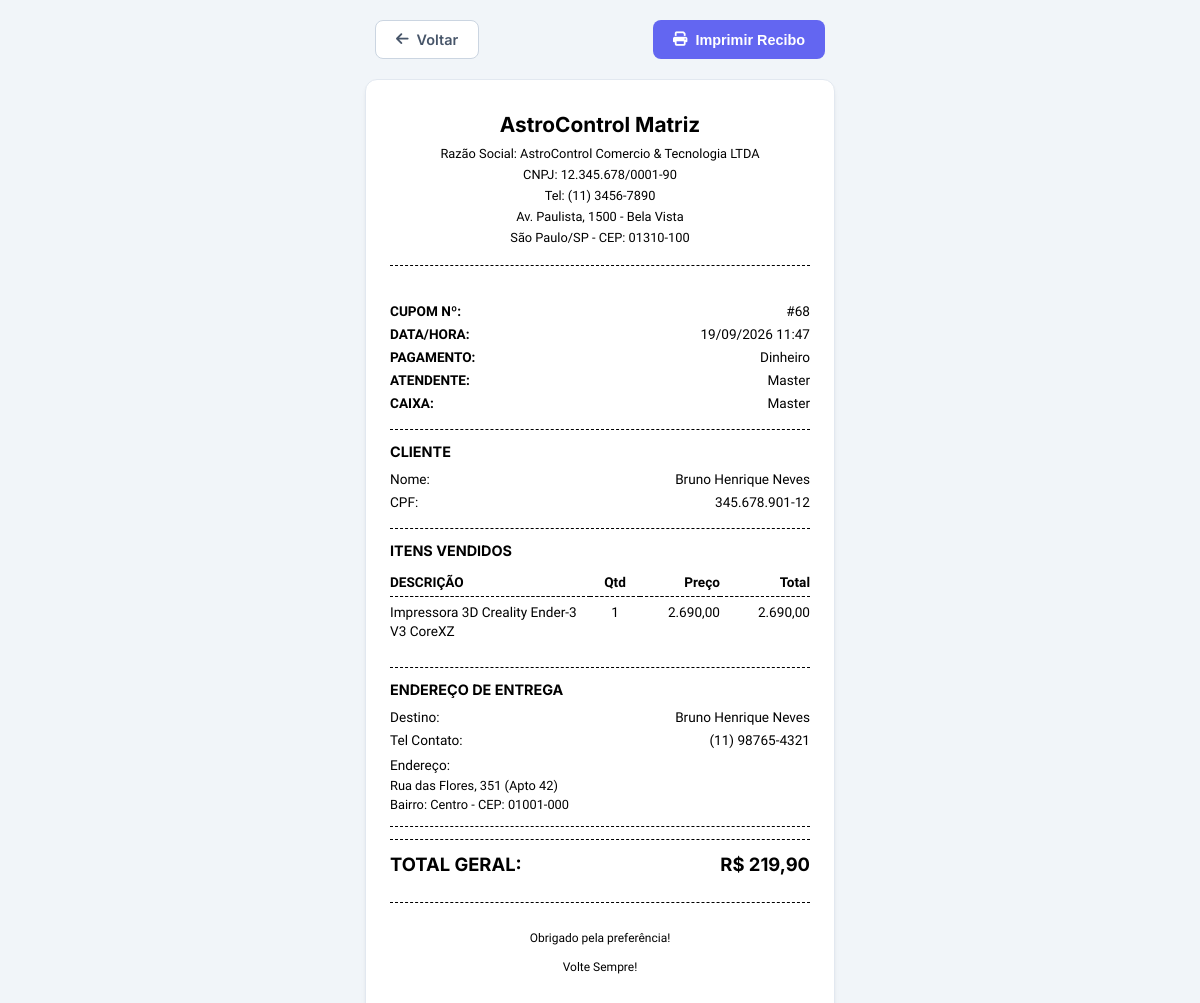
Screenshot of /venda/recibo/68 (signed in) with the database file from the repository.
### tables this page shows
CREATE TABLE empresa(
            id INTEGER PRIMARY KEY,
            nome TEXT,
            razao_social TEXT,
            cnpj TEXT,
            tel TEXT,
            email TEXT,
            dominio TEXT,
            endereco_rua TEXT,
            endereco_numero TEXT,
            endereco_bairro TEXT,
            endereco_cep TEXT,
            endereco_cidade TEXT,
            endereco_estado TEXT,
            logo TEXT
        , loja_id INTEGER REFERENCES lojas(id) DEFAULT 1);

CREATE TABLE vendas(
            id INTEGER PRIMARY KEY AUTOINCREMENT,
            cliente_id INTEGER,
            cliente_nome TEXT,
            cliente_cpf TEXT,
            total REAL,
            forma_pagamento TEXT,
            vendedor_id INTEGER,
            caixa_id INTEGER,
            comissao_paga REAL DEFAULT 0.0,
            status TEXT DEFAULT 'aberta',
            entrega INTEGER DEFAULT 0,
            entrega_rua TEXT,
            entrega_bairro TEXT,
            entrega_cep TEXT,
            entrega_complemento TEXT,
            entrega_numero TEXT,
            entrega_recebedor TEXT,
            entrega_telefone TEXT,
            data TIMESTAMP DEFAULT CURRENT_TIMESTAMP, loja_id INTEGER REFERENCES lojas(id) DEFAULT 1, cupom_codigo TEXT, desconto_cupom REAL DEFAULT 0.0,
            FOREIGN KEY(cliente_id) REFERENCES clientes(id),
            FOREIGN KEY(vendedor_id) REFERENCES usuarios(id),
            FOREIGN KEY(caixa_id) REFERENCES usuarios(id)
        );

CREATE TABLE usuarios(
            id INTEGER PRIMARY KEY AUTOINCREMENT,
            nome TEXT NOT NULL,
            email TEXT UNIQUE NOT NULL,
            senha TEXT NOT NULL,
            cargo TEXT NOT NULL,
            comissao_percentual REAL DEFAULT 0.0,
            primeiro_login INTEGER DEFAULT 1,
            ativo INTEGER DEFAULT 1,
            data_criacao TIMESTAMP DEFAULT CURRENT_TIMESTAMP
        , permissoes TEXT, loja_id INTEGER REFERENCES lojas(id) DEFAULT 1);

CREATE TABLE itens_venda(
            id INTEGER PRIMARY KEY AUTOINCREMENT,
            venda_id INTEGER,
            produto_id INTEGER,
            nome_produto TEXT,
            quantidade INTEGER,
            preco_unitario REAL,
            subtotal REAL,
            FOREIGN KEY(venda_id) REFERENCES vendas(id),
            FOREIGN KEY(produto_id) REFERENCES produtos(id)
        );

### app.py (the view)
@app.route("/venda/recibo/<int:id>")
@login_requerido
def recibo_venda(id):
    conn = sqlite3.connect("database/loja.db")
    cursor = conn.cursor()
    loja_id = session.get("loja_id", 1)
    cursor.execute(
        """
        SELECT
            id, cliente_nome, cliente_cpf, vendedor_id, caixa_id,
            forma_pagamento, entrega, total, strftime('%d/%m/%Y %H:%M', data, 'localtime'),
            entrega_recebedor, entrega_telefone, entrega_rua, entrega_numero,
            entrega_bairro, entrega_cep, entrega_complemento, status, cupom_codigo, desconto_cupom
        FROM vendas WHERE id = ? AND loja_id = ?
        """,
        (id, loja_id)
    )
    venda = cursor.fetchone()
    if not venda:
        conn.close()
        flash("Comprovante não localizado ou acesso não autorizado.", "danger")
        return redirect("/dashboard")
    cursor.execute(
        """
        SELECT nome_produto, quantidade, preco_unitario, subtotal
        FROM itens_venda WHERE venda_id = ?
        """,
        (id,)
    )
    itens = cursor.fetchall()
    vendedor_nome = None
    if venda[3]:
        cursor.execute("SELECT nome FROM usuarios WHERE id = ?", (venda[3],))
        row = cursor.fetchone()
        if row:
            vendedor_nome = row[0]
    caixa_nome = "Não registrado"
    if venda[4]:
        cursor.execute("SELECT nome FROM usuarios WHERE id = ?", (venda[4],))
        row = cursor.fetchone()
        if row:
            caixa_nome = row[0]
    cursor.execute("SELECT * FROM empresa WHERE id = 1")
    empresa = cursor.fetchone()
    conn.close()
    return render_template(
        "recibo.html",
        venda=venda,
        itens=itens,
        vendedor_nome=vendedor_nome,
        caixa_nome=caixa_nome,
        empresa=empresa,
        data_formatada=venda[8],
        status=venda[15]
    )

### app.py (called while the page is built)
@app.template_filter("moeda")
def formatar_moeda(valor):
    try:
        val = float(valor or 0.0)
        return f"{val:,.2f}".replace(",", "X").replace(".", ",").replace("X", ".")
    except Exception:
        return "0,00"

def login_requerido(f):
    @wraps(f)
    def decorated_function(*args, **kwargs):
        if "usuario_id" not in session:
            return redirect("/login")
        return f(*args, **kwargs)
    return decorated_function

@app.before_request
def verificar_primeiro_login():
    if request.endpoint in ["login", "logout", "static"] or not request.endpoint:
        return
    if session.get("usuario_id") and session.get("primeiro_login") == 1:
        if request.endpoint != "alterar_senha":
            flash("Você deve alterar sua senha temporária para acessar o sistema.", "warning")
            return redirect("/alterar-senha")

@app.context_processor
def inject_empresa_nome():
    if "loja_id" in session:
        try:
            conn = sqlite3.connect("database/loja.db")
            cursor = conn.cursor()
            cursor.execute("SELECT nome FROM empresa WHERE id = ?", (session["loja_id"],))
            row = cursor.fetchone()
            conn.close()
            if row:
                return {"nome_empresa_sessao": row[0]}
        except Exception:
            pass
    return {"nome_empresa_sessao": None}

### templates/recibo.html (shortened to what this page needs)
<!DOCTYPE html>
<html lang="pt-BR">
<head>
    <link rel="stylesheet" href="https://cdnjs.cloudflare.com/ajax/libs/font-awesome/6.4.0/css/all.min.css">
</head>
<body>
    <div class="actions-bar">
        <a href="javascript:history.back()" class="btn btn-back">
            <i class="fa-solid fa-arrow-left"></i> <span data-i18n="btn-voltar">Voltar</span>
        </a>
        <button class="btn btn-print" onclick="window.print()">
            <i class="fa-solid fa-print"></i> <span>{% if status == 'orcamento' %}Imprimir Orçamento{% else %}Imprimir Recibo{% endif %}</span>
        </button>
    </div>
    <div class="receipt-container">
        <div class="receipt-header">
            <h2>{{ empresa[1] or 'LOJA CONTROL' }}</h2>
            {% if empresa %}
                {% if empresa[2] %}<p><span data-i18n="config-razao">Razão Social</span>: {{ empresa[2] }}</p>{% endif %}
                {% if empresa[3] %}<p>CNPJ: {{ empresa[3] }}</p>{% endif %}
                {% if empresa[4] %}<p>Tel: {{ empresa[4] }}</p>{% endif %}
                {% if empresa[7] %}
                    <p>{{ empresa[7] }}, {{ empresa[8] }} - {{ empresa[9] }}</p>
                    <p>{{ empresa[11] }}/{{ empresa[12] }} - CEP: {{ empresa[10] }}</p>
                {% endif %}
            {% else %}
                <p data-i18n="rec-empresa-pendente">Configuração da empresa pendente</p>
            {% endif %}
        </div>
        <div class="receipt-section">
            <div class="receipt-row">
                <span><strong>{% if status == 'orcamento' %}ORÇAMENTO Nº:{% else %}CUPOM Nº:{% endif %}</strong></span>
                <span>#{{ venda[0] }}</span>
            </div>
            <div class="receipt-row">
                <span><strong>DATA/HORA:</strong></span>
                <span>{{ data_formatada }}</span>
            </div>
            {% if status != 'orcamento' %}
            <div class="receipt-row">
                <span><strong>PAGAMENTO:</strong></span>
                <span>
                    <span>{{ venda[5] }}</span>
                </span>
            </div>
            {% endif %}
            {% if vendedor_nome %}
            <div class="receipt-row">
                <span><strong>ATENDENTE:</strong></span>
                <span>{{ vendedor_nome }}</span>
            </div>
            {% endif %}
            <div class="receipt-row">
                <span><strong>CAIXA:</strong></span>
                <span>{{ caixa_nome }}</span>
            </div>
        </div>
        <div class="receipt-section">
            <h3 data-i18n="th-cliente">Cliente</h3>
            <div class="receipt-row">
                <span>Nome:</span>
                <span>
                    {% if venda[1] %}
                        {{ venda[1] }}
                    {% else %}
                        <span data-i18n="rec-consumidor-geral">Consumidor Geral</span>
                    {% endif %}
                </span>
            </div>
            {% if venda[2] %}
            <div class="receipt-row">
                <span>CPF:</span>
                <span>{{ venda[2] }}</span>
            </div>
            {% endif %}
        </div>
        <div class="receipt-section">
            <h3>{% if status == 'orcamento' %}Itens Cotados{% else %}Itens Vendidos{% endif %}</h3>
            <table class="receipt-table">
                <thead>
                    <tr>
                        <th data-i18n="th-descricao">DESCRIÇÃO</th>
                        <th style="width: 50px; text-align: center;" data-i18n="th-quantidade">QTD</th>
                        <th style="width: 80px; text-align: right;" data-i18n="th-preco">UNIT</th>
                        <th style="width: 90px; text-align: right;" data-i18n="th-total">TOTAL</th>
                    </tr>
                </thead>
                <tbody>
                    {% for item in itens %}
                    <tr>
                        <td>{{ item[0] }}</td>
                        <td style="text-align: center;">{{ item[1] }}</td>
                        <td style="text-align: right;">{{ item[2]|moeda }}</td>
                        <td style="text-align: right;">{{ item[3]|moeda }}</td>
                    </tr>
                    {% endfor %}
                </tbody>
            </table>
        </div>
        {% if venda[6] == 1 %}
        <div class="receipt-section">
            <h3 data-i18n="pdv-endereco-entrega">Dados de Entrega</h3>
            <div class="receipt-row">
                <span>Destino:</span>
                <span>{{ venda[9] }}</span>
            </div>
            <div class="receipt-row">
                <span>Tel Contato:</span>
                <span>{{ venda[10] }}</span>
            </div>
            <div style="margin-top: 6px;">
                <span>Endereço:</span><br>
                <span style="font-size: 0.8rem;">
                    {{ venda[11] }}, {{ venda[12] }} {% if venda[15] %}({{ venda[15] }}){% endif %}<br>
                    Bairro: {{ venda[13] }} - CEP: {{ venda[14] }}
                </span>
            </div>
        </div>
        {% endif %}
        <div class="total-box">
            <span><strong>{% if status == 'orcamento' %}TOTAL ESTIMADO:{% else %}TOTAL GERAL:{% endif %}</strong></span>
            <span>R$ {{ venda[7]|moeda }}</span>
        </div>
        <div class="footer-msg">
            {% if status == 'orcamento' %}
                <p>Orçamento sem valor fiscal.</p>
                <p>Válido por 7 dias a partir da data de emissão.</p>
            {% else %}
                <p data-i18n="rec-obrigado">Obrigado pela preferência!</p>
                <p data-i18n="rec-volte-sempre">Volte Sempre!</p>
            {% endif %}
        </div>
    </div>
</body>
</html>

### templates/recibo.html (style rules this page uses)
body { margin: 0; padding: 20px; font-family: 'Inter', sans-serif; background-color: #f1f5f9; color: #1e293b; }
.actions-bar { max-width: 450px; margin: 0 auto 20px auto; display: flex; justify-content: space-between; }
.btn { padding: 10px 20px; border-radius: 8px; border: none; cursor: pointer; font-weight: 600; font-size: 0.9rem; display: inline-flex; align-items: center; gap: 8px; text-decoration: none; transition: all 0.2s ease; }
.btn-print { background-color: #6366f1; color: #ffffff; }
.btn-back { background-color: #ffffff; color: #475569; border: 1px solid #cbd5e1; }
.receipt-container { max-width: 420px; margin: 0 auto; background: #ffffff; padding: 30px 24px; border-radius: 12px; box-shadow: 0 4px 6px -1px rgba(0,0,0,0.05), 0 2px 4px -1px rgba(0,0,0,0.03); border: 1px solid #e2e8f0; font-family: 'Courier Prime', monospace; font-size: 0.85rem; line-height: 1.4; color: #000000; }
.receipt-header { text-align: center; margin-bottom: 20px; border-bottom: 1px dashed #000000; padding-bottom: 15px; }
.receipt-header h2 { margin: 0 0 6px 0; font-family: 'Inter', sans-serif; font-size: 1.3rem; font-weight: 700; }
.receipt-header p { margin: 3px 0; font-size: 0.8rem; }
.receipt-section { border-bottom: 1px dashed #000000; padding: 12px 0; }
.receipt-section h3 { margin: 0 0 8px 0; font-family: 'Inter', sans-serif; font-size: 0.9rem; font-weight: 700; text-transform: uppercase; }
.receipt-row { display: flex; justify-content: space-between; margin: 4px 0; }
.receipt-table { width: 100%; border-collapse: collapse; margin: 8px 0; }
.receipt-table th { text-align: left; border-bottom: 1px dashed #000000; padding: 4px 0; font-weight: 700; }
.receipt-table td { padding: 6px 0; vertical-align: top; }
.total-box { font-family: 'Inter', sans-serif; font-size: 1.15rem; font-weight: 700; display: flex; justify-content: space-between; border-top: 1px dashed #000000; margin-top: 12px; padding-top: 12px; }
.footer-msg { text-align: center; margin-top: 25px; font-size: 0.75rem; border-top: 1px dashed #000000; padding-top: 15px; }

### rows the page displays
empresa: nome "AstroControl Matriz", razao_social "AstroControl Comercio & Tecnologia LTDA", cnpj "12.345.678/0001-90", tel "(11) 3456-7890", endereco_rua "Av. Paulista", endereco_numero "1500", endereco_bairro "Bela Vista", endereco_cidade "São Paulo", endereco_estado "SP", endereco_cep "01310-100"
vendas: id "68", forma_pagamento "Dinheiro", cliente_nome "Bruno Henrique Neves", cliente_cpf "345.678.901-12", entrega_recebedor "Bruno Henrique Neves", entrega_telefone "(11) 98765-4321", entrega_rua "Rua das Flores", entrega_numero "351", entrega_complemento "Apto 42", entrega_bairro "Centro", entrega_cep "01001-000", total "219,90"
usuarios: nome "Master"
itens_venda: nome_produto "Impressora 3D Creality Ender-3 V3 CoreXZ", quantidade "1", preco_unitario "2.690,00", subtotal "2.690,00"

### other values shown
{{ data_formatada }} "19/09/2026 11:47"
